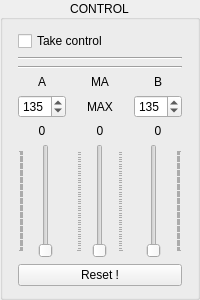
     <widget class="QGroupBox" name="groupBox_Control">
      <property name="minimumSize">
       <size>
        <width>0</width>
        <height>300</height>
       </size>
      </property>
      <property name="title">
       <string>CONTROL</string>
      </property>
      <property name="alignment">
       <set>Qt::AlignCenter</set>
      </property>
      <layout class="QGridLayout" name="gridLayout_Control">
       <item row="8" column="1">
        <widget class="QSlider" name="verticalSlider_Control_MA">
         <property name="minimumSize">
          <size>
           <width>48</width>
           <height>0</height>
          </size>
         </property>
         <property name="maximum">
          <number>255</number>
         </property>
         <property name="tickPosition">
          <enum>QSlider::TicksBothSides</enum>
         </property>
         <property name="tickInterval">
          <number>6</number>
         </property>
        </widget>
       </item>
       <item row="3" column="0" colspan="3">
        <widget class="Line" name="line_Control_Top">
         <property name="orientation">
          <enum>Qt::Horizontal</enum>
         </property>
        </widget>
       </item>
       <item row="7" column="2">
        <widget class="QLabel" name="value_Control_B">
         <property name="text">
          <string>0</string>
         </property>
         <property name="alignment">
          <set>Qt::AlignCenter</set>
         </property>
        </widget>
       </item>
       <item row="5" column="0">
        <widget class="QLabel" name="label_Control_A">
         <property name="text">
          <string>A</string>
         </property>
         <property name="alignment">
          <set>Qt::AlignCenter</set>
         </property>
        </widget>
       </item>
       <item row="7" column="0">
        <widget class="QLabel" name="value_Control_A">
         <property name="text">
          <string>0</string>
         </property>
         <property name="alignment">
          <set>Qt::AlignCenter</set>
         </property>
        </widget>
       </item>
       <item row="6" column="1">
        <widget class="QLabel" name="label_Control_MAX">
         <property name="text">
          <string>MAX</string>
         </property>
		 <property name="alignment">
		  <set>Qt::AlignCenter</set>
		 </property>
        </widget>
       </item>
       <item row="5" column="1">
        <widget class="QLabel" name="label_Control_MA">
         <property name="text">
          <string>MA</string>
         </property>
         <property name="alignment">
          <set>Qt::AlignCenter</set>
         </property>
        </widget>
       </item>
       <item row="8" column="0">
        <widget class="QSlider" name="verticalSlider_Control_A">
         <property name="minimumSize">
          <size>
           <width>48</width>
           <height>0</height>
          </size>
         </property>
         <property name="maximum">
          <number>255</number>
         </property>
         <property name="orientation">
          <enum>Qt::Vertical</enum>
         </property>
         <property name="tickPosition">
          <enum>QSlider::TicksAbove</enum>
         </property>
         <property name="tickInterval">
          <number>3</number>
         </property>
        </widget>
       </item>
       <item row="4" column="0" colspan="3">
        <widget class="Line" name="line_Control_Bottom">
         <property name="orientation">
          <enum>Qt::Horizontal</enum>
         </property>
        </widget>
       </item>
       <item row="9" column="0" colspan="3">
        <widget class="QPushButton" name="pushButton_Control_Reset">
         <property name="text">
          <string>Reset !</string>
         </property>
        </widget>
       </item>
       <item row="8" column="2">
        <widget class="QSlider" name="verticalSlider_Control_B">
         <property name="minimumSize">
          <size>
           <width>48</width>
           <height>0</height>
          </size>
         </property>
         <property name="maximum">
          <number>255</number>
         </property>
         <property name="orientation">
          <enum>Qt::Vertical</enum>
         </property>
         <property name="tickPosition">
          <enum>QSlider::TicksBelow</enum>
         </property>
         <property name="tickInterval">
          <number>3</number>
         </property>
        </widget>
       </item>
       <item row="5" column="2">
        <widget class="QLabel" name="label_Control_B">
         <property name="text">
          <string>B</string>
         </property>
         <property name="alignment">
          <set>Qt::AlignCenter</set>
         </property>
        </widget>
       </item>
       <item row="7" column="1">
        <widget class="QLabel" name="value_Control_MA">
         <property name="text">
          <string>0</string>
         </property>
         <property name="alignment">
          <set>Qt::AlignCenter</set>
         </property>
        </widget>
       </item>
       <item row="6" column="0">
        <widget class="QSpinBox" name="spinBox_Control_MAX_A">
         <property name="minimum">
          <number>35</number>
         </property>
         <property name="maximum">
          <number>255</number>
         </property>
         <property name="singleStep">
          <number>5</number>
         </property>
         <property name="value">
          <number>135</number>
         </property>
        </widget>
       </item>
       <item row="6" column="2">
        <widget class="QSpinBox" name="spinBox_Control_MAX_B">
         <property name="minimum">
          <number>35</number>
         </property>
         <property name="maximum">
          <number>255</number>
         </property>
         <property name="singleStep">
          <number>5</number>
         </property>
         <property name="value">
          <number>135</number>
         </property>
        </widget>
       </item>
       <item row="1" column="0" colspan="3">
        <widget class="QCheckBox" name="checkBox_Control">
         <property name="text">
          <string>Take control</string>
         </property>
        </widget>
       </item>
      </layout>
     </widget>
